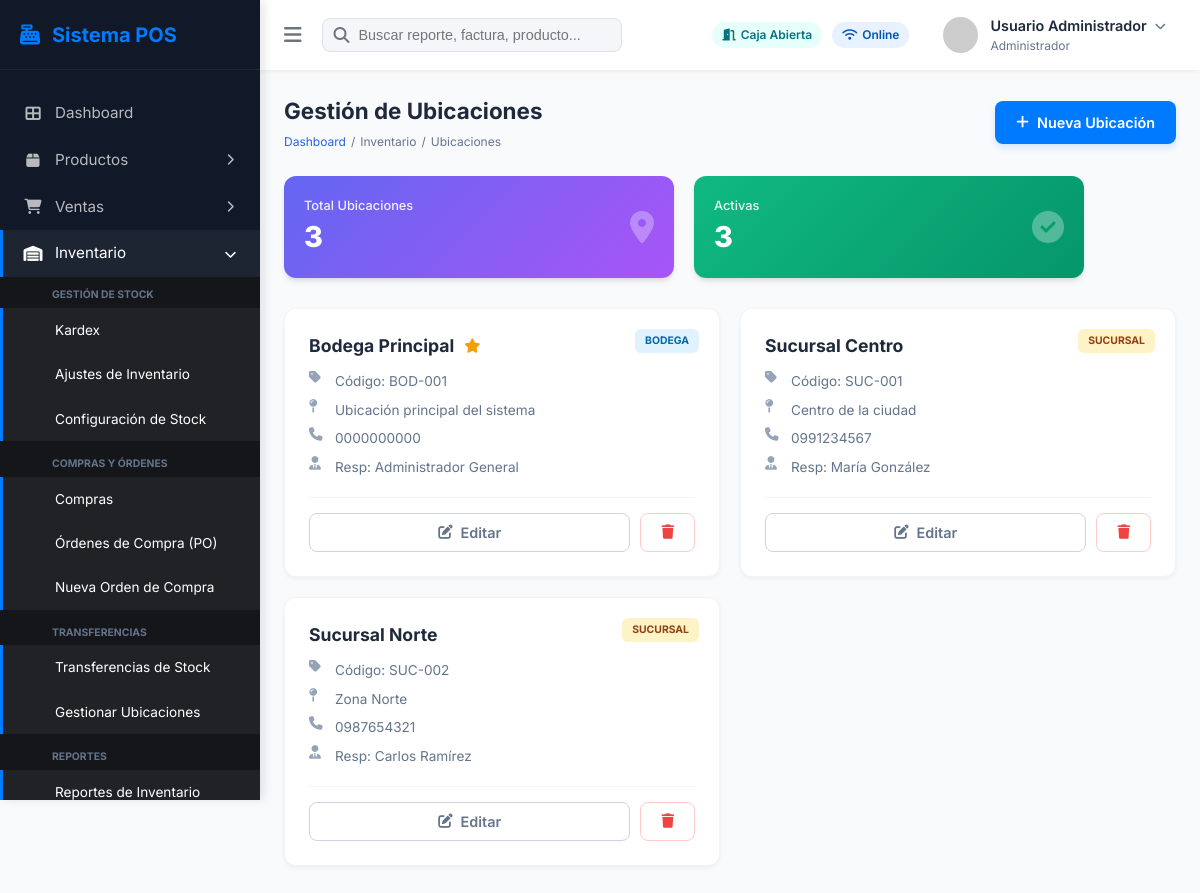
The app's page /modules/inventario/ubicaciones.php with its own data.
### tables this page shows
CREATE TABLE IF NOT EXISTS `inventario_ubicacion` (
  `id` bigint NOT NULL AUTO_INCREMENT,
  `codigo` varchar(20) NOT NULL,
  `nombre` varchar(100) NOT NULL,
  `tipo` varchar(15) NOT NULL,
  `direccion` longtext NOT NULL,
  `telefono` varchar(20) NOT NULL,
  `responsable` varchar(100) NOT NULL,
  `activo` tinyint(1) NOT NULL,
  `es_principal` tinyint(1) NOT NULL,
  `creadoDate` datetime(6) NOT NULL,
  `editadoDate` datetime(6) NOT NULL,
  `anulado` tinyint(1) NOT NULL,
  `creadoPor_id` int NOT NULL,
  `editadoPor_id` int DEFAULT NULL,
  PRIMARY KEY (`id`),
  UNIQUE KEY `codigo` (`codigo`),
  KEY `inventario_ubicacion_creadoPor_id_b55c74dc_fk_auth_user_id` (`creadoPor_id`),
  KEY `inventario_ubicacion_editadoPor_id_7b1a0b23_fk_auth_user_id` (`editadoPor_id`),
  CONSTRAINT `inventario_ubicacion_creadoPor_id_b55c74dc_fk_auth_user_id` FOREIGN KEY (`creadoPor_id`) REFERENCES `auth_user` (`id`),
  CONSTRAINT `inventario_ubicacion_editadoPor_id_7b1a0b23_fk_auth_user_id` FOREIGN KEY (`editadoPor_id`) REFERENCES `auth_user` (`id`)
);

### modules/inventario/ubicaciones.php (the view, shortened to what this page needs)
<?php
require_once '../../includes/db.php';
try {
    $stmt = $pdo->query("SELECT * FROM inventario_ubicacion WHERE anulado = 0 ORDER BY es_principal DESC, nombre ASC");
    $ubicaciones = $stmt->fetchAll(PDO::FETCH_ASSOC);
    $total_ubicaciones = count($ubicaciones);
    $activas = 0;
    foreach ($ubicaciones as $u) {
        if ($u['activo'])
            $activas++;
    }
} catch (PDOException $e) {
    $ubicaciones = [];
    $total_ubicaciones = 0;
    $activas = 0;
    $error = $e->getMessage();
}
?>
<!DOCTYPE html>
<html lang="es">
<head>
    <link rel="stylesheet" href="https://cdnjs.cloudflare.com/ajax/libs/font-awesome/6.4.0/css/all.min.css">
    <link rel="stylesheet" href="../../assets/css/style.css">
</head>
<body>
    <div class="app-container">
        <?php
        $root = '../../';
        include $root . 'includes/sidebar.php';
        ?>
        <main class="main-content">
            <?php include $root . 'includes/navbar.php'; ?>
            <div class="content-wrapper">
                <div class="ubicaciones-header">
                    <div class="ubicaciones-title">
                        <h1>Gestión de Ubicaciones</h1>
                        <div class="breadcrumb">
                            <a href="../../index.php">Dashboard</a> / <span>Inventario</span> / <span>Ubicaciones</span>
                        </div>
                    </div>
                    <a href="nueva_ubicacion.php" class="btn btn-primary">
                        <i class="fas fa-plus"></i> Nueva Ubicación
                    </a>
                </div>
                <div class="summary-grid-ubic">
                    <div class="u-card">
                        <div class="info">
                            <div class="label">Total Ubicaciones</div>
                            <h3><?php echo $total_ubicaciones; ?></h3>
                        </div>
                        <i class="fas fa-map-marker-alt icon"></i>
                    </div>
                    <div class="u-card success">
                        <div class="info">
                            <div class="label">Activas</div>
                            <h3><?php echo $activas; ?></h3>
                        </div>
                        <i class="fas fa-check-circle icon"></i>
                    </div>
                </div>
                <div class="locations-grid">
                    <?php if (empty($ubicaciones)): ?>
                        <div
                            style="grid-column: 1/-1; padding: 60px; text-align: center; background: white; border-radius: 12px;">
                            <i class="fas fa-map-marked-alt"
                                style="font-size: 3rem; color: #cbd5e1; margin-bottom: 20px; display: block;"></i>
                            <h3 style="color: #475569;">No hay ubicaciones registradas</h3>
                            <p style="color: #64748b;">Comienza agregando una bodega o sucursal.</p>
                        </div>
                    <?php else: ?>
                        <?php foreach ($ubicaciones as $u):
                            $badge_class = 'type-' . strtolower($u['tipo']);
                            ?>
                            <div class="loc-item-card">
                                <span class="loc-type-badge <?php echo $badge_class; ?>">
                                    <?php echo htmlspecialchars($u['tipo']); ?>
                                </span>
                                <div class="loc-name">
                                    <h2><?php echo htmlspecialchars($u['nombre']); ?></h2>
                                    <?php if ($u['es_principal']): ?>
                                        <i class="fas fa-star principal-star" title="Ubicación Principal"></i>
                                    <?php endif; ?>
                                </div>
                                <div class="loc-info-list">
                                    <div class="loc-info-item">
                                        <i class="fas fa-tag"></i>
                                        <span>Código: <?php echo htmlspecialchars($u['codigo']); ?></span>
                                    </div>
                                    <div class="loc-info-item">
                                        <i class="fas fa-map-pin"></i>
                                        <span><?php echo htmlspecialchars($u['direccion']); ?></span>
                                    </div>
                                    <div class="loc-info-item">
                                        <i class="fas fa-phone"></i>
                                        <span><?php echo htmlspecialchars($u['telefono']); ?></span>
                                    </div>
                                    <div class="loc-info-item">
                                        <i class="fas fa-user-tie"></i>
                                        <span>Resp: <?php echo htmlspecialchars($u['responsable']); ?></span>
                                    </div>
                                </div>
                                <div class="loc-actions">
                                    <button class="btn btn-outline" style="flex: 1;"
                                        onclick="editUbicacion(<?php echo $u['id']; ?>)">
                                        <i class="fas fa-edit"></i> Editar
                                    </button>
                                    <button class="btn btn-outline" style="color: #ef4444; border-color: #fecaca;"
                                        onclick="deleteUbicacion(<?php echo $u['id']; ?>)">
                                        <i class="fas fa-trash"></i>
                                    </button>
                                </div>
                            </div>
                        <?php endforeach; ?>
                    <?php endif; ?>
                </div>
            </div>
        </main>
    </div>
</body>
</html>

### assets/css/style.css (style rules this page uses)
:root { --primary-color: #007bff; --primary-dark: #0056b3; --primary-light: #e7f1ff; --secondary-color: #6c757d; --accent-cyan: #17a2b8; --accent-teal: #20c997; --accent-green: #28a745; --accent-orange: #fd7e14; --accent-red: #dc3545; --bg-light: #f4f6f9; --bg-white: #ffffff; --text-main: #212529; --text-muted: #6c757d; --border-color: #dee2e6; --sidebar-width: 260px; --sidebar-collapsed-width: 70px; --navbar-height: 70px; --shadow-sm: 0 2px 4px rgba(0, 0, 0, 0.05); --shadow-md: 0 4px 6px rgba(0, 0, 0, 0.08); --shadow-lg: 0 10px 15px rgba(0, 0, 0, 0.1); }
* { margin: 0; padding: 0; box-sizing: border-box; }
body { font-family: 'Inter', sans-serif; background-color: var(--bg-light); color: var(--text-main); line-height: 1.5; overflow-x: hidden; }
.app-container { display: flex; min-height: 100vh; }
.main-content { flex: 1; margin-left: var(--sidebar-width); width: calc(100% - var(--sidebar-width)); transition: margin-left 0.3s cubic-bezier(0.4, 0, 0.2, 1); min-height: 100vh; display: flex; flex-direction: column; position: relative; }
.content-wrapper { padding: 24px; flex: 1; }
.breadcrumb { display: flex; gap: 8px; font-size: 0.85rem; color: var(--text-muted); list-style: none; padding: 0; }
.btn { display: inline-flex; align-items: center; justify-content: center; gap: 8px; padding: 10px 20px; border-radius: 8px; font-size: 0.9rem; font-weight: 600; cursor: pointer; transition: all 0.2s ease; border: 1px solid transparent; outline: none; font-family: inherit; }
.btn-primary { background: var(--primary-color); color: #fff; box-shadow: 0 4px 6px rgba(0, 123, 255, 0.15); }
.btn-outline { background: transparent; border-color: #cbd5e1; color: #64748b; }

### modules/inventario/ubicaciones.php (style rules this page uses)
:root { --primary: #6366f1; --primary-hover: #4f46e5; --card-shadow: 0 4px 6px -1px rgba(0, 0, 0, 0.1), 0 2px 4px -1px rgba(0, 0, 0, 0.06); }
body { font-family: 'Inter', sans-serif; background-color: #f8fafc; }
.ubicaciones-header { display: flex; justify-content: space-between; align-items: center; margin-bottom: 25px; flex-wrap: wrap; gap: 15px; }
.ubicaciones-title h1 { font-size: 1.4rem; color: #1e293b; margin: 0 0 5px 0; font-weight: 700; }
.breadcrumb { display: flex; gap: 5px; font-size: 0.75rem; color: #64748b; }
.breadcrumb a { color: #2563eb; text-decoration: none; }
.summary-grid-ubic { display: grid; grid-template-columns: repeat(auto-fit, minmax(200px, 1fr)); gap: 20px; margin-bottom: 30px; max-width: 800px; }
.u-card { background: linear-gradient(135deg, #6366f1 0%, #a855f7 100%); color: white; padding: 20px; border-radius: 12px; display: flex; justify-content: space-between; align-items: center; box-shadow: var(--card-shadow); }
.u-card.success { background: linear-gradient(135deg, #10b981 0%, #059669 100%); }
.u-card .info h3 { font-size: 1.8rem; font-weight: 800; margin: 0; }
.u-card .info .label { font-size: 0.8rem; font-weight: 500; opacity: 0.9; }
.u-card .icon { font-size: 2rem; opacity: 0.3; }
.locations-grid { display: grid; grid-template-columns: repeat(auto-fill, minmax(320px, 1fr)); gap: 20px; margin-bottom: 40px; }
.loc-item-card { background: white; border-radius: 12px; padding: 24px; box-shadow: var(--shadow-sm); border: 1px solid #f1f5f9; position: relative; transition: transform 0.2s, box-shadow 0.2s; }
.loc-type-badge { position: absolute; top: 20px; right: 20px; padding: 4px 10px; border-radius: 6px; font-size: 0.65rem; font-weight: 700; text-transform: uppercase; }
.type-bodega { background: #e0f2fe; color: #0369a1; }
.type-sucursal { background: #fef3c7; color: #92400e; }
.loc-name { display: flex; align-items: center; gap: 10px; margin-bottom: 12px; }
.loc-name h2 { font-size: 1.1rem; font-weight: 700; color: #1e293b; }
.principal-star { color: #f59e0b; font-size: 0.9rem; }
.loc-info-list { margin-bottom: 20px; }
.loc-info-item { display: flex; gap: 10px; font-size: 0.85rem; color: #64748b; margin-bottom: 8px; }
.loc-info-item i { width: 16px; color: #94a3b8; }
.loc-actions { display: flex; gap: 10px; padding-top: 15px; border-top: 1px solid #f1f5f9; }

### records on screen
inventario_ubicacion: tipo "BODEGA", nombre "Bodega Principal", es_principal 1 (drawn), codigo "BOD-001", direccion "Ubicación principal del sistema", telefono "0000000000", responsable "Administrador General"
inventario_ubicacion: tipo "SUCURSAL", nombre "Sucursal Centro", codigo "SUC-001", direccion "Centro de la ciudad", telefono "0991234567", responsable "María González"
inventario_ubicacion: tipo "SUCURSAL", nombre "Sucursal Norte", codigo "SUC-002", direccion "Zona Norte", telefono "0987654321", responsable "Carlos Ramírez"

### other values on screen
$_SESSION['user_name'] "Usuario Administrador"
$_SESSION['role'] "Administrador"
$total_ubicaciones "3"
$activas "3"
